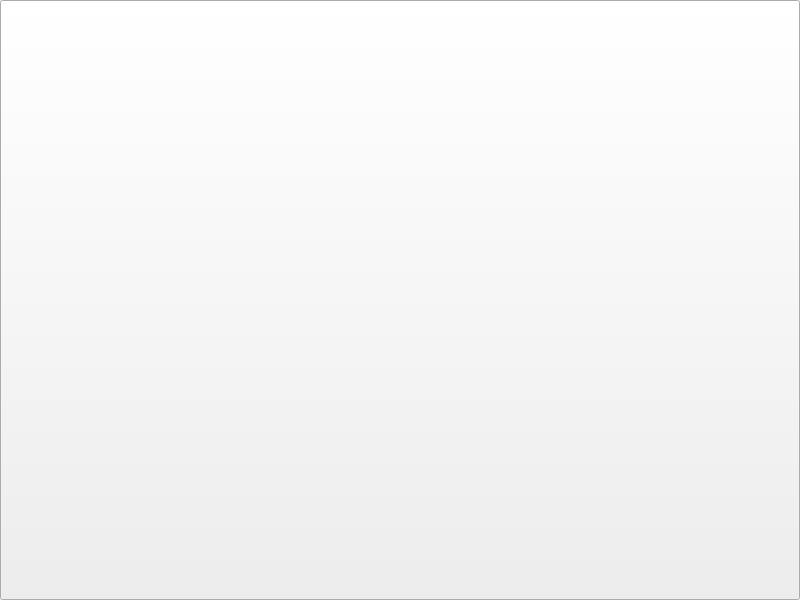
<?xml version="1.0" encoding="UTF-8"?>
<ui version="4.0">
 <class>MainWindow</class>
 <widget class="QMainWindow" name="MainWindow">
  <property name="geometry">
   <rect>
    <x>0</x>
    <y>0</y>
    <width>800</width>
    <height>600</height>
   </rect>
  </property>
  <property name="minimumSize">
   <size>
    <width>800</width>
    <height>600</height>
   </size>
  </property>
  <property name="maximumSize">
   <size>
    <width>800</width>
    <height>600</height>
   </size>
  </property>
  <property name="baseSize">
   <size>
    <width>800</width>
    <height>600</height>
   </size>
  </property>
  <property name="windowTitle">
   <string>MainWindow</string>
  </property>
  <widget class="QWidget" name="centralwidget">
   <widget class="QPushButton" name="start1">
    <property name="geometry">
     <rect>
      <x>0</x>
      <y>0</y>
      <width>800</width>
      <height>600</height>
     </rect>
    </property>
    <property name="text">
     <string/>
    </property>
   </widget>
  </widget>
 </widget>
 <resources/>
 <connections/>
</ui>
